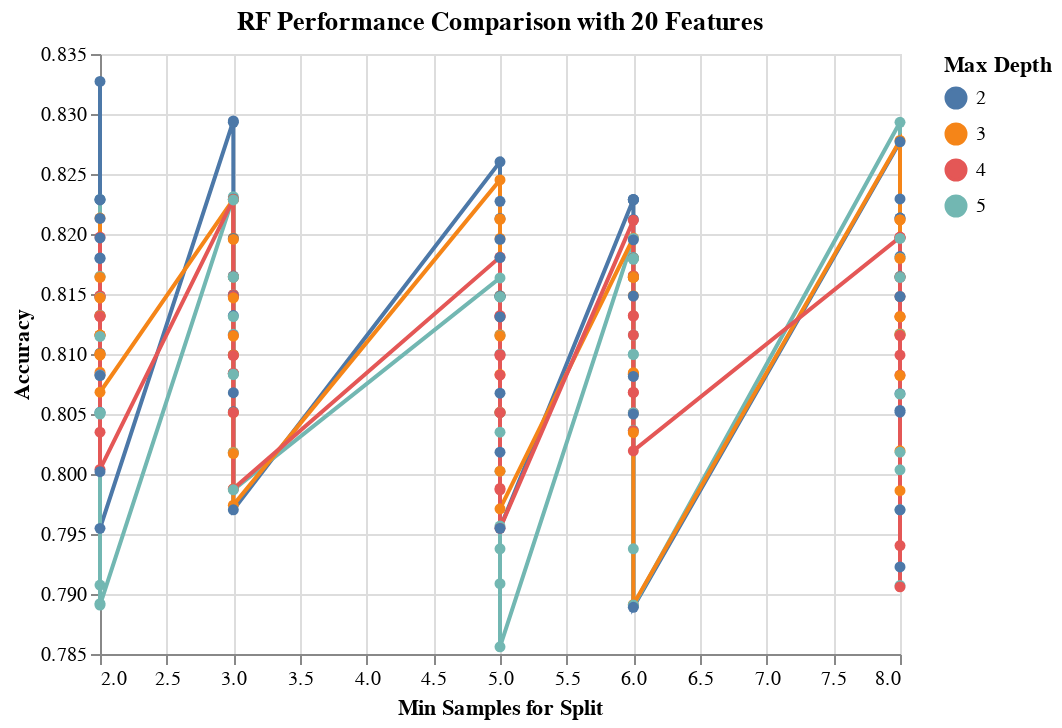

This figure's notebook cell:
### Markdown cell above
#### Below given is the plot to depict the Accuracy performance by Random Forest comparison with 20 features.

### Code cell
results_RF = get_search_results(gs_pipe_RF)

results_RF_20_features = results_RF[results_RF['rfi_fs__n_features_'] == 20.0]

alt.Chart(results_RF_20_features, 
          title='RF Performance Comparison with 20 Features'
         ).mark_line(point=True).encode(
    alt.X('rf__min_samples_split', title='Min Samples for Split'),
    alt.Y('mean_score', title='Accuracy', scale=alt.Scale(zero=False)),
    alt.Color('rf__max_depth:N', title='Max Depth')
)

### Figure 1 — Vega-Lite specification as saved in the notebook (floating-point values rounded to 4 significant figures; data arrays with more than 128 entries replaced by an {"elided": "..."} marker saying what was removed)
{"config": {"view": {"continuousWidth": 400, "continuousHeight": 300}}, "data": {"name": "data-d21e997a027fd0615dad4313ff21899e"}, "mark": {"type": "line", "point": true}, "encoding": {"color": {"type": "nominal", "field": "rf__max_depth", "title": "Max Depth"}, "x": {"type": "quantitative", "field": "rf__min_samples_split", "title": "Min Samples for Split"}, "y": {"type": "quantitative", "field": "mean_score", "scale": {"zero": false}, "title": "Accuracy"}}, "title": "RF Performance Comparison with 20 Features", "$schema": "https://vega.github.io/schema/vega-lite/v4.8.1.json", "datasets": {"data-d21e997a027fd0615dad4313ff21899e": {"elided": "240 records"}}}
